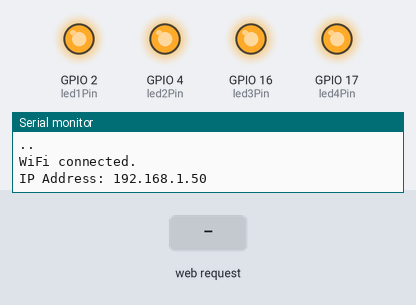
This sketch was run on a simulated ESP32. On the bench: output pins drawn as LEDs (lit = HIGH), the last lines printed to the serial monitor. Inputs (shaded band) come from the test bench. WiFi joins after 1.5 s; servers stay silent unless stated.

Above: at 3.2 s.
3.3 s: HTTP request GET /led1/on received
At 4.0 s:
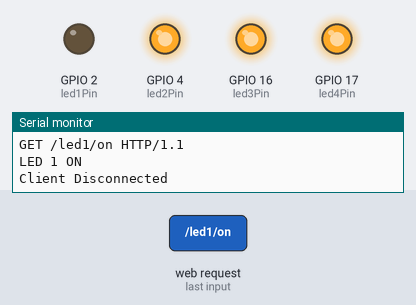
4.8 s: HTTP request GET /led2/on received
At 5.1 s:
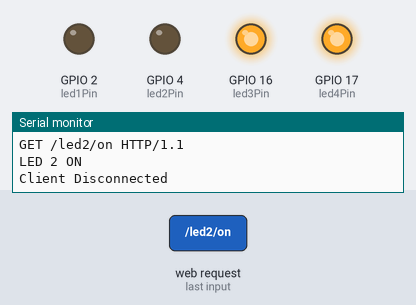
6.3 s: HTTP request GET /led1/off received
At 7.4 s:
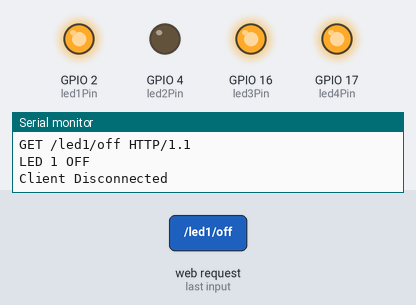
7.8 s: HTTP request GET /led3/on received
At 8.6 s:
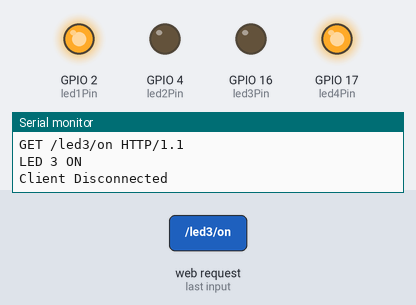
9.3 s: HTTP request GET /led2/off received
At 9.7 s:
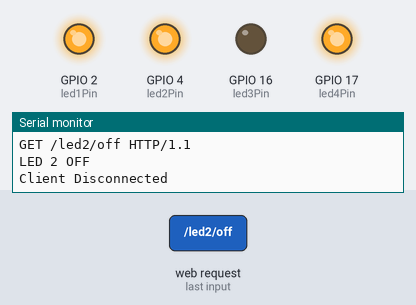
10.8 s: HTTP request GET /led4/on received
At 12.1 s:
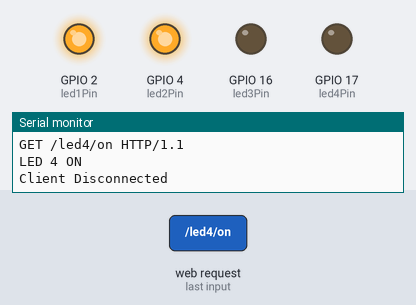
Timing chart, 0 to 13.3 s (numbered marks = the images above; inputs shaded):
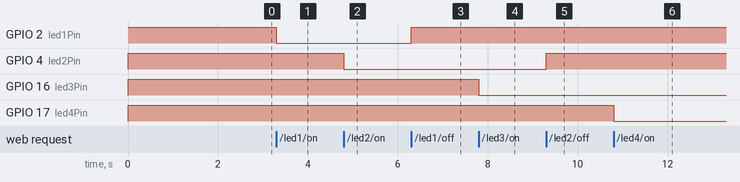

The sketch:

esp32_home_automation.ino
```cpp
#include <WiFi.h>

// Replace with your network credentials
const char* ssid = "enter your ssid";
const char* password = "enter your password";

// Define LED pins
const int led1Pin = 2;   // LED 1 on GPIO 2
const int led2Pin = 4;   // LED 2 on GPIO 4
const int led3Pin = 16;  // LED 3 on GPIO 16
const int led4Pin = 17;  // LED 4 on GPIO 17

// HTML page to control the LEDs
String htmlPage = "<html>\
<head>\
<title>ESP32 LED Control</title>\
</head>\
<body>\
<h1>Control LEDs</h1>\
<p><a href=\"/led1/on\">Turn ON LED 1</a></p>\
<p><a href=\"/led1/off\">Turn OFF LED 1</a></p>\
<p><a href=\"/led2/on\">Turn ON LED 2</a></p>\
<p><a href=\"/led2/off\">Turn OFF LED 2</a></p>\
<p><a href=\"/led3/on\">Turn ON LED 3</a></p>\
<p><a href=\"/led3/off\">Turn OFF LED 3</a></p>\
<p><a href=\"/led4/on\">Turn ON LED 4</a></p>\
<p><a href=\"/led4/off\">Turn OFF LED 4</a></p>\
</body>\
</html>";

WiFiServer server(80); // Create a server that listens on port 80

void setup() {
  // Initialize the LED pins as outputs
  pinMode(led1Pin, OUTPUT);
  pinMode(led2Pin, OUTPUT);
  pinMode(led3Pin, OUTPUT);
  pinMode(led4Pin, OUTPUT);

  // Start with all LEDs off
  digitalWrite(led1Pin, HIGH);
  digitalWrite(led2Pin, HIGH);
  digitalWrite(led3Pin, HIGH);
  digitalWrite(led4Pin, HIGH);

  // Start the serial communication
  Serial.begin(115200);

  // Connect to Wi-Fi
  Serial.print("Connecting to ");
  Serial.println(ssid);
  WiFi.begin(ssid, password);

  // Wait until the ESP32 is connected to Wi-Fi
  while (WiFi.status() != WL_CONNECTED) {
    delay(1000);
    Serial.print(".");
  }

  // Print the ESP32 IP address
  Serial.println("");
  Serial.println("WiFi connected.");
  Serial.print("IP Address: ");
  Serial.println(WiFi.localIP());

  // Start the server
  server.begin();
}

void loop() {
  // Check if a client has connected
  WiFiClient client = server.available();
  if (client) {
    Serial.println("New Client Connected");
    String request = client.readStringUntil('\r'); // Read the HTTP request
    Serial.println(request);
    client.flush();

    // Send the HTML page to the client
    client.println("HTTP/1.1 200 OK");
    client.println("Content-Type: text/html");
    client.println();
    client.println(htmlPage);

    // Control LED 1
    if (request.indexOf("/led1/on") != -1) {
      digitalWrite(led1Pin, LOW); // Turn LED 1 on
      Serial.println("LED 1 ON");
    } else if (request.indexOf("/led1/off") != -1) {
      digitalWrite(led1Pin, HIGH);  // Turn LED 1 off
      Serial.println("LED 1 OFF");
    }

    // Control LED 2
    if (request.indexOf("/led2/on") != -1) {
      digitalWrite(led2Pin, LOW); // Turn LED 2 on
      Serial.println("LED 2 ON");
    } else if (request.indexOf("/led2/off") != -1) {
      digitalWrite(led2Pin, HIGH);  // Turn LED 2 off
      Serial.println("LED 2 OFF");
    }

    // Control LED 3
    if (request.indexOf("/led3/on") != -1) {
      digitalWrite(led3Pin, LOW); // Turn LED 3 on
      Serial.println("LED 3 ON");
    } else if (request.indexOf("/led3/off") != -1) {
      digitalWrite(led3Pin, HIGH);  // Turn LED 3 off
      Serial.println("LED 3 OFF");
    }

    // Control LED 4
    if (request.indexOf("/led4/on") != -1) {
      digitalWrite(led4Pin, LOW); // Turn LED 4 on
      Serial.println("LED 4 ON");
    } else if (request.indexOf("/led4/off") != -1) {
      digitalWrite(led4Pin, HIGH);  // Turn LED 4 off
      Serial.println("LED 4 OFF");
    }

    delay(1);
    client.stop(); // Close the connection
    Serial.println("Client Disconnected");
  }
}
```

Measured:
- after the input at 3.3 s, GPIO 2 (led1Pin): HIGH → LOW at once
- after the input at 4.8 s, GPIO 4 (led2Pin): HIGH → LOW at once
- after the input at 6.3 s, GPIO 2 (led1Pin): LOW → HIGH at once
- after the input at 7.8 s, GPIO 16 (led3Pin): HIGH → LOW at once
- after the input at 9.3 s, GPIO 4 (led2Pin): LOW → HIGH at once
- after the input at 10.8 s, GPIO 17 (led4Pin): HIGH → LOW at once
